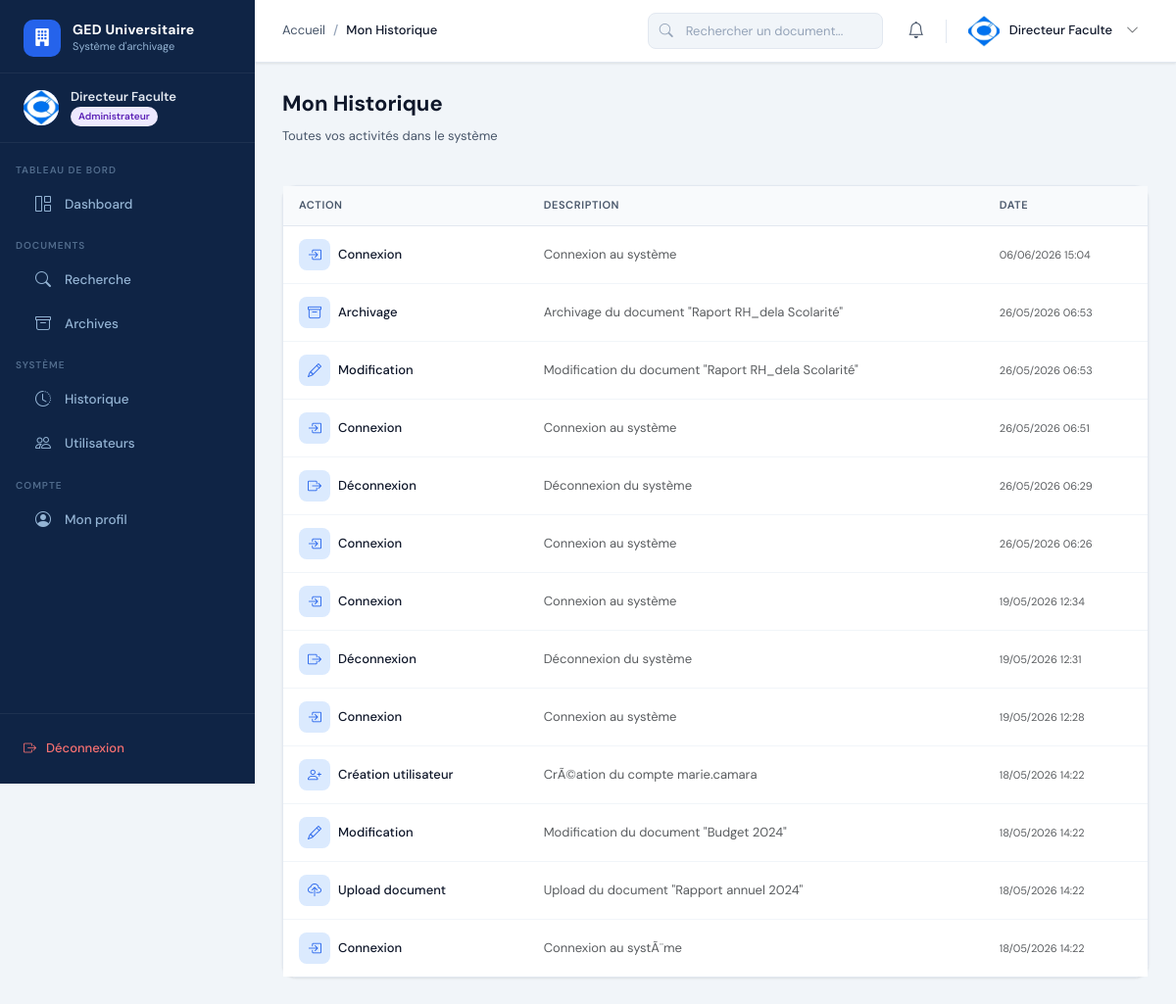
The page /historique/personnel/ (signed in) on the database its author committed.
### apps/accounts/models.py (models this page shows, shortened)
class User(AbstractUser):
    ROLE_CHOICES = [
        ('administrateur', 'Administrateur'),
        ('archiviste', 'Archiviste'),
    ]
    role = models.CharField(max_length=20, choices=ROLE_CHOICES, default='archiviste')
    photo = models.ImageField(upload_to='photos/', blank=True, null=True)
    telephone = models.CharField(max_length=20, blank=True)
    departement = models.CharField(max_length=100, blank=True)
    is_active = models.BooleanField(default=True)
    created_at = models.DateTimeField(auto_now_add=True)
    updated_at = models.DateTimeField(auto_now=True)
    def is_admin(self):
        return self.role == 'administrateur'
    class Meta:
        verbose_name = 'Utilisateur'
        verbose_name_plural = 'Utilisateurs'

### apps/historique/models.py (models this page shows, shortened)
class Historique(models.Model):
    ACTION_CHOICES = [
        ('connexion', 'Connexion'),
        ('deconnexion', 'Déconnexion'),
        ('upload', 'Upload document'),
        ('modification', 'Modification'),
        ('suppression', 'Suppression'),
        ('archivage', 'Archivage'),
        ('telechargement', 'Téléchargement'),
        ('creation_utilisateur', 'Création utilisateur'),
        ('modification_utilisateur', 'Modification utilisateur'),
        ('suppression_utilisateur', 'Suppression utilisateur'),
        ('creation_categorie', 'Création catégorie'),
        ('suppression_categorie', 'Suppression catégorie'),
        ('autre', 'Autre'),
    ]
    ICON_MAP = {
        'connexion': 'bi-box-arrow-in-right',
        'deconnexion': 'bi-box-arrow-right',
        'upload': 'bi-cloud-upload',
        'modification': 'bi-pencil',
        'suppression': 'bi-trash',
        'archivage': 'bi-archive',
        'telechargement': 'bi-download',
        'creation_utilisateur': 'bi-person-plus',
        'modification_utilisateur': 'bi-person-gear',
        'suppression_utilisateur': 'bi-person-x',
        'creation_categorie': 'bi-folder-plus',
        'suppression_categorie': 'bi-folder-x',
        'autre': 'bi-info-circle',
    }
    utilisateur = models.ForeignKey(settings.AUTH_USER_MODEL, on_delete=models.SET_NULL, null=True)
    action = models.CharField(max_length=50, choices=ACTION_CHOICES)
    description = models.TextField()
    ip_address = models.GenericIPAddressField(null=True, blank=True)
    created_at = models.DateTimeField(auto_now_add=True)
    def get_icon(self):
        return self.ICON_MAP.get(self.action, 'bi-info-circle')
    class Meta:
        verbose_name = 'Historique'
        ordering = ['-created_at']

### apps/historique/views.py (the view)
# urls.py: path('personnel/', views.historique_personnel, name='historique_personnel'),
@login_required
def historique_personnel(request):
    logs = Historique.objects.filter(utilisateur=request.user)
    return render(request, 'archiviste/historique.html', {'logs': logs})

### templates/archiviste/historique.html (shortened to what this page needs)
{% extends 'base.html' %}
{% block breadcrumb %}<li class="breadcrumb-item active">Mon Historique</li>{% endblock %}
{% block content %}
<div class="page-header"><div><h1 class="page-title">Mon Historique</h1><p class="page-subtitle">Toutes vos activités dans le système</p></div></div>
<div class="card">
  <div class="card-body p-0">
    {% if logs %}
    <table class="table mb-0">
      <thead><tr><th>Action</th><th>Description</th><th>Date</th></tr></thead>
      <tbody>
        {% for log in logs %}
        <tr>
          <td><div style="display:flex;align-items:center;gap:8px;"><div style="width:32px;height:32px;border-radius:8px;background:#dbeafe;display:flex;align-items:center;justify-content:center;color:#2563eb;font-size:14px;"><i class="{{ log.get_icon }}"></i></div><span class="text-sm fw-500">{{ log.get_action_display }}</span></div></td>
          <td><span class="text-sm text-muted">{{ log.description }}</span></td>
          <td><span class="text-xs text-muted">{{ log.created_at|date:"d/m/Y H:i" }}</span></td>
        </tr>
        {% endfor %}
      </tbody>
    </table>
    {% else %}
    <div class="empty-state"><div class="empty-icon"><i class="bi bi-clock-history"></i></div><div class="empty-title">Aucune activité</div></div>
    {% endif %}
  </div>
</div>
{% endblock %}

### templates/base.html (shortened to what this page needs)
<!DOCTYPE html>
<html lang="fr">
<head>
  {% load static %}
  <link rel="stylesheet" href="https://cdn.jsdelivr.net/npm/bootstrap@5.3.2/dist/css/bootstrap.min.css">
  <link rel="stylesheet" href="https://cdn.jsdelivr.net/npm/bootstrap-icons@1.11.3/font/bootstrap-icons.min.css">
  <link rel="stylesheet" href="{% static 'css/main.css' %}">
</head>
<body>
<aside class="sidebar" id="sidebar">
  <a href="{% url 'dashboard' %}" class="sidebar-logo">
    <div class="sidebar-logo-icon"><i class="bi bi-building-fill"></i></div>
    <div class="sidebar-logo-text">
      <div class="brand">GED Universitaire</div>
      <div class="sub">Système d'archivage</div>
    </div>
  </a>
  <div class="sidebar-user">
    <div class="sidebar-user-avatar">
      {% if user.photo %}<img src="{{ user.photo.url }}" alt="">
      {% else %}{{ user.first_name|first|upper }}{{ user.last_name|first|upper }}
      {% endif %}
    </div>
    <div>
      <div class="sidebar-user-name">{{ user.get_full_name|default:user.username }}</div>
      <div class="sidebar-user-role">
        <span class="sidebar-badge {% if user.is_admin %}badge-admin{% else %}badge-archiviste{% endif %}">
          {{ user.get_role_display }}
        </span>
      </div>
    </div>
  </div>
  <nav class="sidebar-nav">
    {% if user.is_admin %}
      <div class="sidebar-section"><div class="sidebar-section-title">Tableau de bord</div></div>
      <a href="{% url 'dashboard' %}" class="sidebar-link {% if request.resolver_match.url_name == 'dashboard' %}active{% endif %}">
        <i class="bi bi-grid-1x2"></i> Dashboard
      </a>
      <div class="sidebar-section"><div class="sidebar-section-title">Documents</div></div>
      <a href="{% url 'recherche_documents' %}" class="sidebar-link {% if request.resolver_match.url_name == 'recherche_documents' %}active{% endif %}">
        <i class="bi bi-search"></i> Recherche
      </a>
      <a href="{% url 'consultation_archives' %}" class="sidebar-link {% if request.resolver_match.url_name == 'consultation_archives' %}active{% endif %}">
        <i class="bi bi-archive"></i> Archives
      </a>
      <div class="sidebar-section"><div class="sidebar-section-title">Système</div></div>
      <a href="{% url 'historique_systeme' %}" class="sidebar-link {% if request.resolver_match.url_name == 'historique_systeme' %}active{% endif %}">
        <i class="bi bi-clock-history"></i> Historique
      </a>
      <a href="{% url 'gestion_utilisateurs' %}" class="sidebar-link {% if request.resolver_match.url_name == 'gestion_utilisateurs' %}active{% endif %}">
        <i class="bi bi-people"></i> Utilisateurs
      </a>
    {% endif %}
    <div class="sidebar-section"><div class="sidebar-section-title">Compte</div></div>
    <a href="{% url 'profil' %}" class="sidebar-link {% if request.resolver_match.url_name == 'profil' %}active{% endif %}">
      <i class="bi bi-person-circle"></i> Mon profil
    </a>
  </nav>
  <div class="sidebar-footer">
    <a href="{% url 'deconnexion' %}" class="sidebar-logout">
      <i class="bi bi-box-arrow-right"></i> Déconnexion
    </a>
  </div>
</aside>
<div class="main-wrapper">
  <header class="top-navbar">
    <div class="navbar-breadcrumb">
      <nav aria-label="breadcrumb">
        <ol class="breadcrumb">
          <li class="breadcrumb-item"><a href="{% url 'dashboard' %}">Accueil</a></li>
          {% block breadcrumb %}{% endblock %}
        </ol>
      </nav>
    </div>
    <div class="navbar-search d-none d-md-flex">
      <i class="bi bi-search search-icon"></i>
      <form action="{% url 'recherche_documents' %}" method="get">
        <input type="text" name="q" placeholder="Rechercher un document..." class="form-control">
      </form>
    </div>
    <div class="navbar-actions">
      <div class="dropdown">
        <button class="navbar-btn position-relative" data-bs-toggle="dropdown" aria-expanded="false">
          <i class="bi bi-bell"></i>
        </button>
      </div>
      <div class="dropdown">
        <div class="navbar-user" data-bs-toggle="dropdown" style="cursor:pointer;">
          <div class="navbar-user-avatar">
            {% if user.photo %}<img src="{{ user.photo.url }}" alt="">
            {% else %}{{ user.first_name|first|upper }}{{ user.last_name|first|upper }}
            {% endif %}
          </div>
          <span class="navbar-user-name d-none d-lg-block">{{ user.get_full_name|default:user.username }}</span>
          <i class="bi bi-chevron-down text-sm text-muted d-none d-lg-block ms-1"></i>
        </div>
      </div>
    </div>
  </header>
  <main class="content-area">
    {% block content %}{% endblock %}
  </main>
</div>
</body>
</html>

### rows shown on the page
User: photo (picture), get_full_name "Directeur Faculte", role "Administrateur"
Historique: action "Connexion", description "Connexion au système", created_at "06/06/2026 15:04"
Historique: action "Archivage", description "Archivage du document \"Raport RH_dela Scolarité\"", created_at "26/05/2026 06:53"
Historique: action "Modification", description "Modification du document \"Raport RH_dela Scolarité\"", created_at "26/05/2026 06:53"
Historique: action "Connexion", description "Connexion au système", created_at "26/05/2026 06:51"
Historique: action "Déconnexion", description "Déconnexion du système", created_at "26/05/2026 06:29"
Historique: action "Connexion", description "Connexion au système", created_at "26/05/2026 06:26"
Historique: action "Connexion", description "Connexion au système", created_at "19/05/2026 12:34"
Historique: action "Déconnexion", description "Déconnexion du système", created_at "19/05/2026 12:31"
Historique: action "Connexion", description "Connexion au système", created_at "19/05/2026 12:28"
Historique: action "Création utilisateur", description "CrÃ©ation du compte marie.camara", created_at "18/05/2026 14:22"
Historique: action "Modification", description "Modification du document \"Budget 2024\"", created_at "18/05/2026 14:22"
Historique: action "Upload document", description "Upload du document \"Rapport annuel 2024\"", created_at "18/05/2026 14:22"
Historique: action "Connexion", description "Connexion au systÃ¨me", created_at "18/05/2026 14:22"
